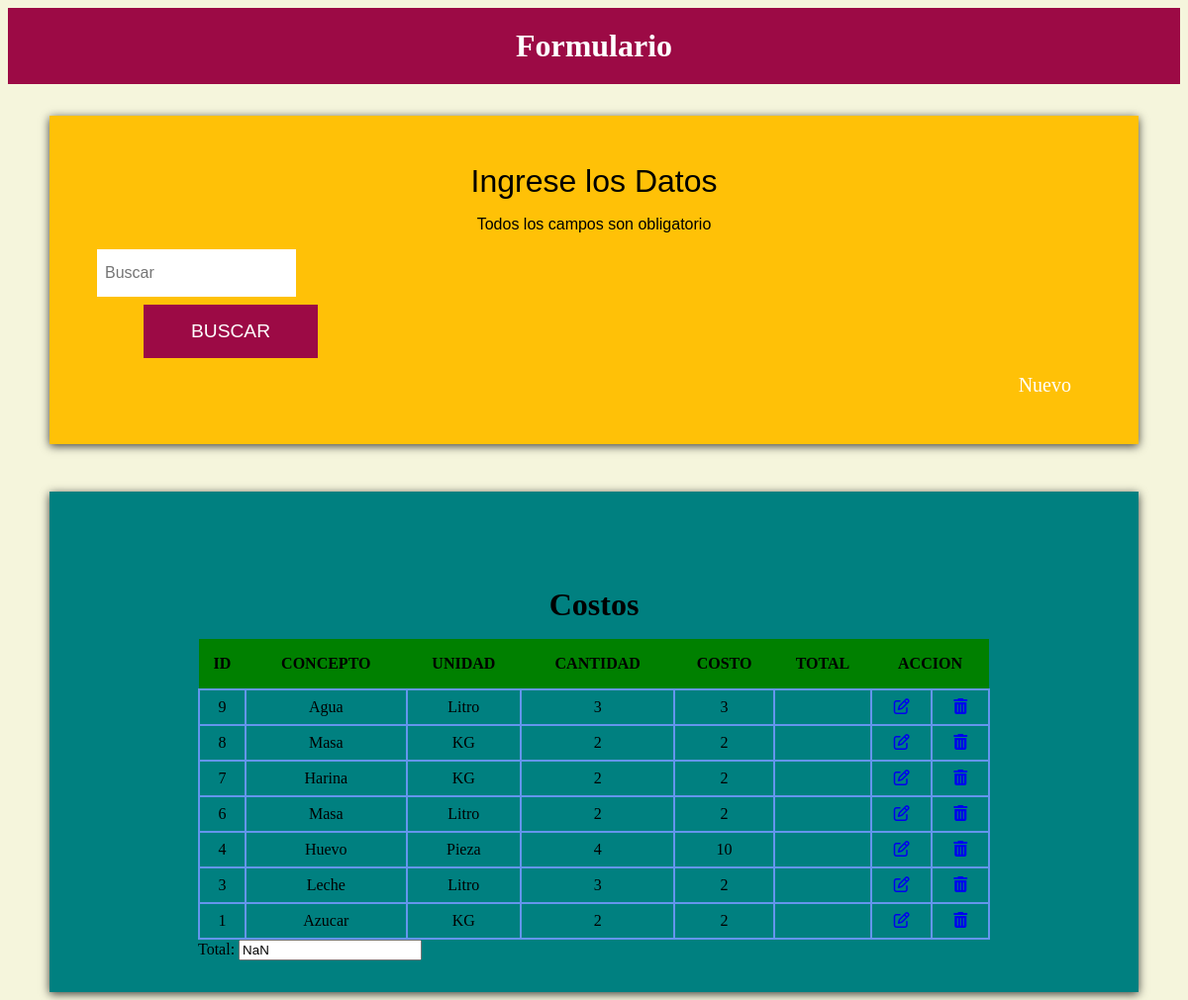
Before: / with the older database file.
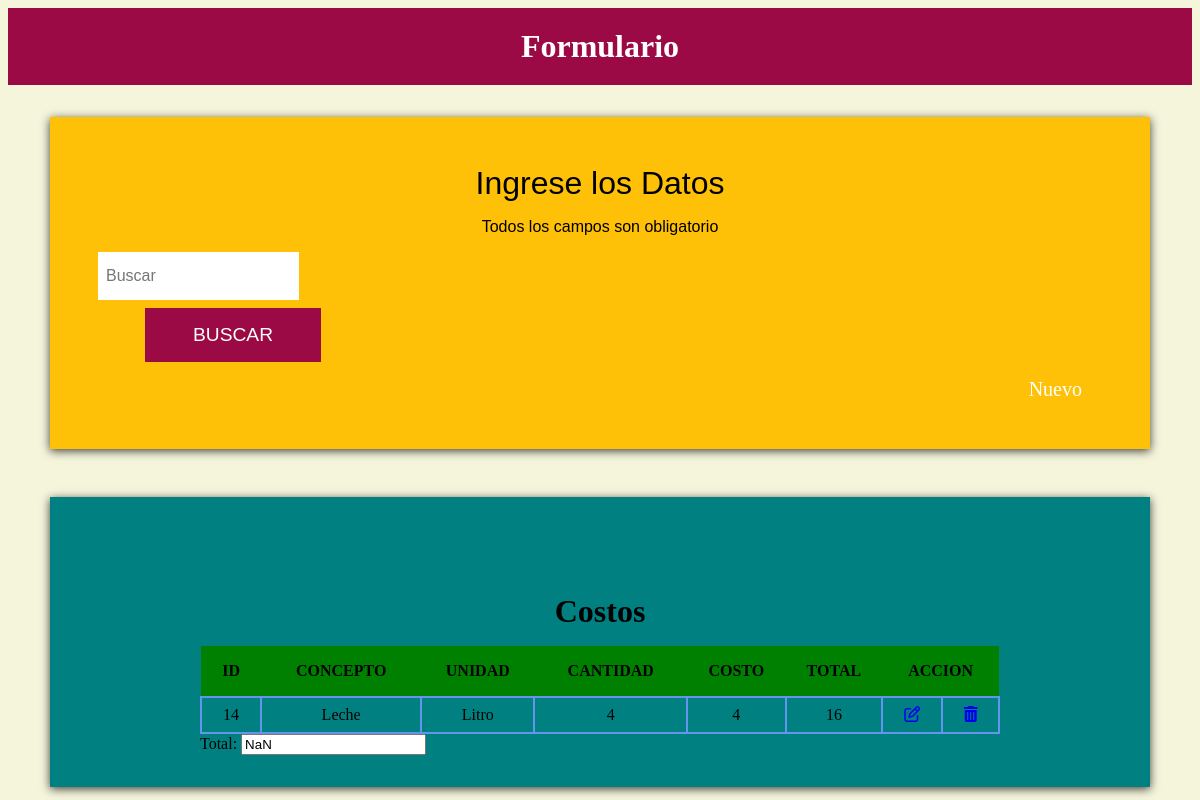
After: the same page with the newer database file.
### tables this page shows
CREATE TABLE `costos` (
  `id` int(11) NOT NULL,
  `concepto` varchar(45) NOT NULL,
  `opciones` varchar(45) NOT NULL,
  `cantidad` int(15) NOT NULL,
  `costo` int(11) NOT NULL,
  `total` int(11) NOT NULL
);

### index.php (the view, shortened to what this page needs)
<?php
    include_once 'conexion.php';
    $sentencia_select=$conn->prepare('SELECT * FROM costos ORDER BY id DESC');
    $sentencia_select->execute();
    $resultado=$sentencia_select->fetchAll();
?>
<!DOCTYPE html>
<html lang="en">
<head>
    <link rel="stylesheet" href="css/estilos.css">
</head>
<body>
<div class="contenedor-barra">
        <h1>Formulario</h1>
    </div>
    <div class="bg-amarillo contenedor sombra">
        <form id="materia" action="" method="post">
            <Legend>Ingrese los Datos <span>Todos los campos son obligatorio</span> </Legend>
            <div class="campos">
                    <div class="campo">
                        <input type="text" placeholder="Buscar" id="concepto"
                            name="buscar"  required="required"
                        >
                        <div class="campo enviar">
                        <input type="submit" value="Buscar" name="btn_buscar">
                        </div>
                    </div>
            </div>
            <div class="navs">
                            <nav class="navegacion">
                             <a href="insert.php">Nuevo</a>
                        </nav>
                        </div>
        </form>
    </div>
    <div class="bg-azul contenedor sombra datos">
        <div class="contenedor-datos">
            <h2>Costos</h2>
            <div class="contenedor-tabla">
                <table id="listado-costos" class="listado-costos">
                        <thead>
                            <tr>
                                <th>Id</th>
                                <th>Concepto</th>
                                <th>Unidad</th>
                                <th>Cantidad</th>
                                <th>Costo</th>
                                <th>Total</th>
                                <th colspan="2">Accion</th>
                            </tr>
                        </thead>
                        <tbody>
                            <?php foreach($resultado as $fila):?>
                                <tr>
                                <td><?php echo $fila['id'];?></td>
                                <td><?php echo $fila['concepto'];?></td>
                                <td><?php echo $fila['opciones'];?></td>
                                <td><?php echo $fila['cantidad'];?></td>
                                <td><?php echo $fila['costo'];?></td>
                                <td class="total_p"><?php echo $fila['total'];?></td>
                                <td><a href="update.php?id=<?php echo $fila['id'];?>"><i class="far fa-edit"></i></a></td>
                                <td><a href="borrar.php?id=<?php echo $fila['id'];?>"><i class="fas fa-trash-alt"></i></a></td>
                                </tr>
                            <?php endforeach ?>
                        </tbody>
                </table>
                <div class="totales">
                              <label for="T">Total:</label>
                               <input type="text" id="Totales">
                            </div>
            </div>
        </div>
    </div>
</body>
</html>

### css/estilos.css (style rules this page uses)
html { box-sizing: border-box; }
*, *:before, *:after { box-sizing: inherit; }
body { background-color: beige; }
.navs { display: flex; justify-content: flex-end; }
.contenedor { max-width: 1100px; margin: 0 auto; }
.bg-amarillo { background-color: #ffc107; }
.bg-azul { background-color: teal; }
.sombra { -webkit-box-shadow: 0px 2px 9px 0px rgba(0,0,0,0.75); -moz-box-shadow: 0px 2px 9px 0px rgba(0,0,0,0.75); box-shadow: 0px 2px 9px 0px rgba(0,0,0,0.75); }
h1, h2 { text-align: center; margin: 0; }
.contenedor-barra { background-color: rgb(156, 10, 69); }
h1 { padding: 20px; color: white; }
h2 { font-size: 2rem; }
form { padding: 3rem; margin-top: 2rem; }
legend { font-family: Arial, Helvetica, sans-serif; font-size: 2rem; text-align: center; }
legend span { font-size: 1rem; margin-top: 1rem; clear: both; display: block; }
.campos { display: flex; justify-content: space-between; }
.campo { flex: 0 0 calc(33.3% -1rem); padding: .5rem 0; }
.campo input[type="text"], .campo input[type="number"], .campo select { width: 90%; border: none; padding: .5rem; height: 3rem; margin-top: .5rem; font-size: 1rem; }
.enviar { display: flex; justify-content: flex-end; }
.campo input[type="submit"] { background-color: rgb(156, 10, 69); border: none; color: white; padding: 1rem 3rem; text-transform: uppercase; font-size: 1.2rem; }
.datos { padding: 2rem; margin-top: 3rem; }
.contenedor-datos { max-width: 800px; margin: 4rem auto 0 auto; }
.listado-costos { width: 100%; margin-top: 1rem; border-collapse: collapse; }
.listado-costos thead { background-color:green; text-transform: uppercase; }
.listado-costos thead th { padding: 1rem 0; }
.listado-costos tbody td { padding: .5rem; text-align: center; border: 2px cornflowerblue solid; }
.navegacion a { color: white; text-decoration: none; font-size: 20px; margin-right: 20px; }

Changed rows visible on the page:
removed costos: id "9", concepto "Agua", opciones "Litro", cantidad "3", costo "3"
removed costos: id "8", concepto "Masa", opciones "KG", cantidad "2", costo "2"
removed costos: id "7", concepto "Harina", opciones "KG", cantidad "2", costo "2"
removed costos: id "6", concepto "Masa", opciones "Litro", cantidad "2", costo "2"
removed costos: id "4", concepto "Huevo", opciones "Pieza", cantidad "4", costo "10"
removed costos: id "3", concepto "Leche", opciones "Litro", cantidad "3", costo "2"
removed costos: id "1", concepto "Azucar", opciones "KG", cantidad "2", costo "2"
added costos: id "14", concepto "Leche", opciones "Litro", cantidad "4", costo "4", total "16"
